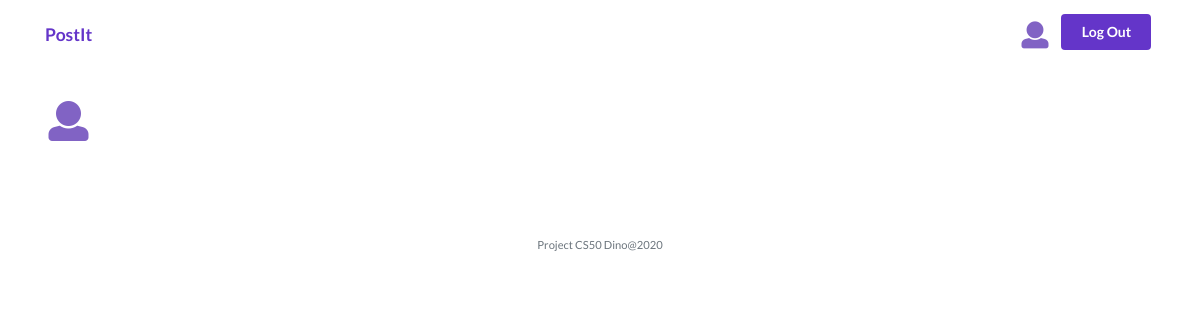
Page /user/4 (signed in) on the earlier database version.
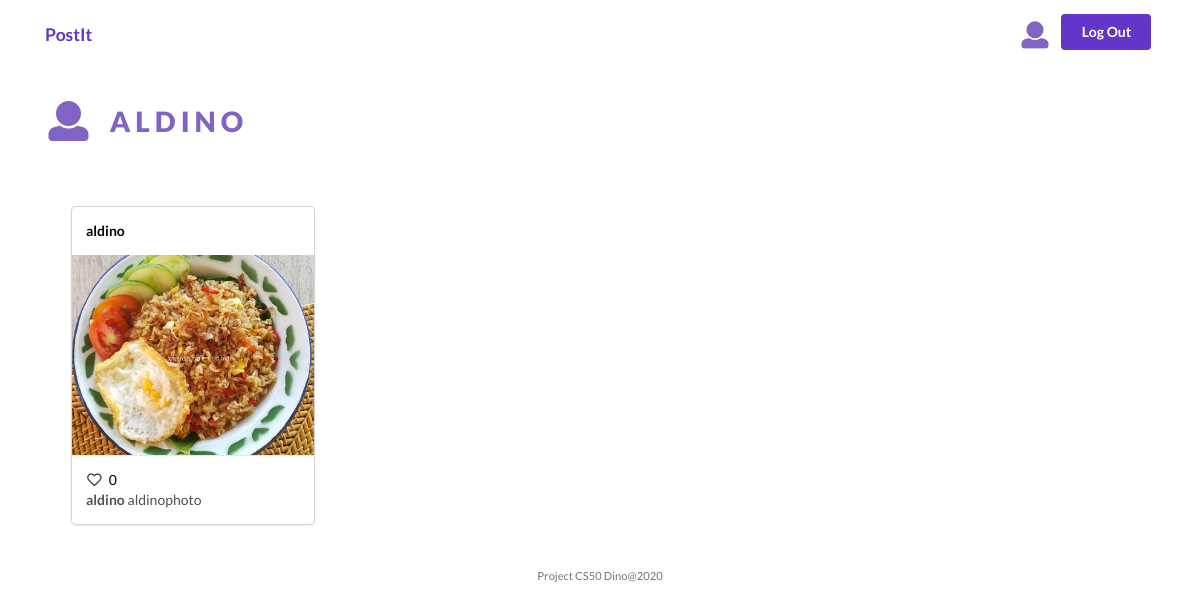
Same page on the later database version.
### models/Model.py (models this page shows, shortened)
class User(db.Model):
    id = db.Column(db.Integer, primary_key=True)
    username = db.Column(db.String(80), nullable=False)
    password = db.Column(db.String(120),  nullable=False)
    posts = db.relationship('Post', backref='post')
    prodlikes = db.relationship('Post', secondary=likes,
        backref=db.backref('likes', lazy='dynamic'))
    UserComment = db.relationship('Comment')

class Post(db.Model):
    id = db.Column(db.Integer, primary_key=True)
    caption = db.Column(db.String(80),  nullable=False)
    foto = db.Column(db.String(120), nullable=False)
    user_id = db.Column(db.Integer, db.ForeignKey('user.id'),
        nullable=False)
    users = db.relationship('User', backref='user')
    userlikes = db.relationship('User', secondary=likes,
        backref=db.backref('likes', lazy='dynamic'))
    UserComment = db.relationship('Comment')
    created_date = db.Column(db.DateTime,
                                    default=datetime.now,
                                    nullable=True)
    def data(self,a):
        return{
            "id":self.id,
            "caption":self.caption,
            "foto":self.foto,
            "users":self.users.username,
            "totallike":len(self.userlikes)  ,
            "userlikes":checkdata(a,self.userlikes )
        }

### app/views.py (the view, shortened to what this page needs)
@app.route('/user/<iduser>',methods=['GET','POST'])
def UserDetail(iduser):
    post=Post.query.filter(Post.user_id == iduser).all()
    res=User.query.filter(User.id == iduser).first()
    return render_template('userProfile.html',iduser=iduser,data=post,post=len(post),datauser=res)

### models/Model.py (called while the page is built)
def checkdata(param,data):
    for da in data:
        if da.id == param:
            return True
    return False

### app/templates/userProfile.html (shortened to what this page needs)
{% extends "layout.html" %}
{% block head%}
<link rel="stylesheet" href="https://cdn.jsdelivr.net/npm/semantic-ui@2.4.2/dist/semantic.min.css">
{% endblock%}
{% block main %}
  <div class="container pt-5">
    <div class="d-flex ">
      <div class="d-flex">
        <div class="mr-3">
          <i class="heart user icon iconprof align-self-center"  style="font-size: 40px;"></i>
        </div>
        <div style="font-weight: 800;text-transform: uppercase;letter-spacing: 5px;font-size: 28px;" class="iconprof">
          {{datauser.username}}
        </div>
      </div>
    </div>
  </div>
 <div class="container p-5">
    {% if post !=0  %}
      <div class="row mt-2">
        {% for post in data%}
        <div class="col-md-3 mt-2">
          <a href="/post/{{post.id}}">
            <div class="ui link card">
              <div class="content">
                <div class="left floated "> <strong>{{post.data(session.user_id)["users"]}}</strong></div>
              </div>
              <div class="image">
                <img src="{{post.foto}}"  style="height: 200px;object-fit: cover;">
              </div>
              <div class="content">
                <span class="left floated">
                  <i class="heart outline like icon"></i>
                  {{post.data(session.user_id)["totallike"]}}
                </span>
                <div class="description">
                  <strong>{{post.data(session.user_id)["users"]}}</strong> {{post.caption}}
                </div>
              </div>
            </div>
          </a>
        </div>
        {%endfor  %}
    </div>
    {% endif %}
{% endblock %}

Differences in the rows shown:
added User: username "ALDINO"
added Post: caption+foto "aldino", foto (picture), caption+foto "0", caption "aldinophoto"
